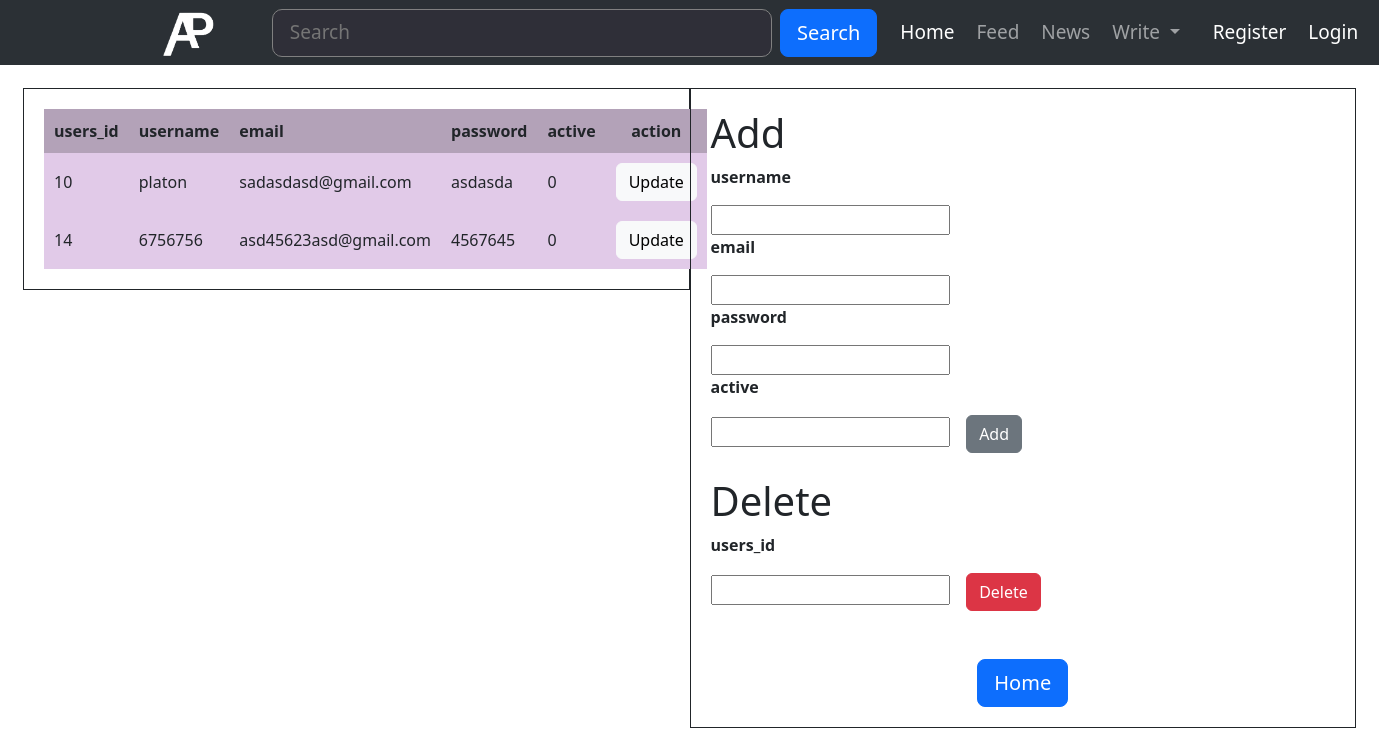
/news_portal_g1/admin_user.php, run on an earlier commit of the app's database.
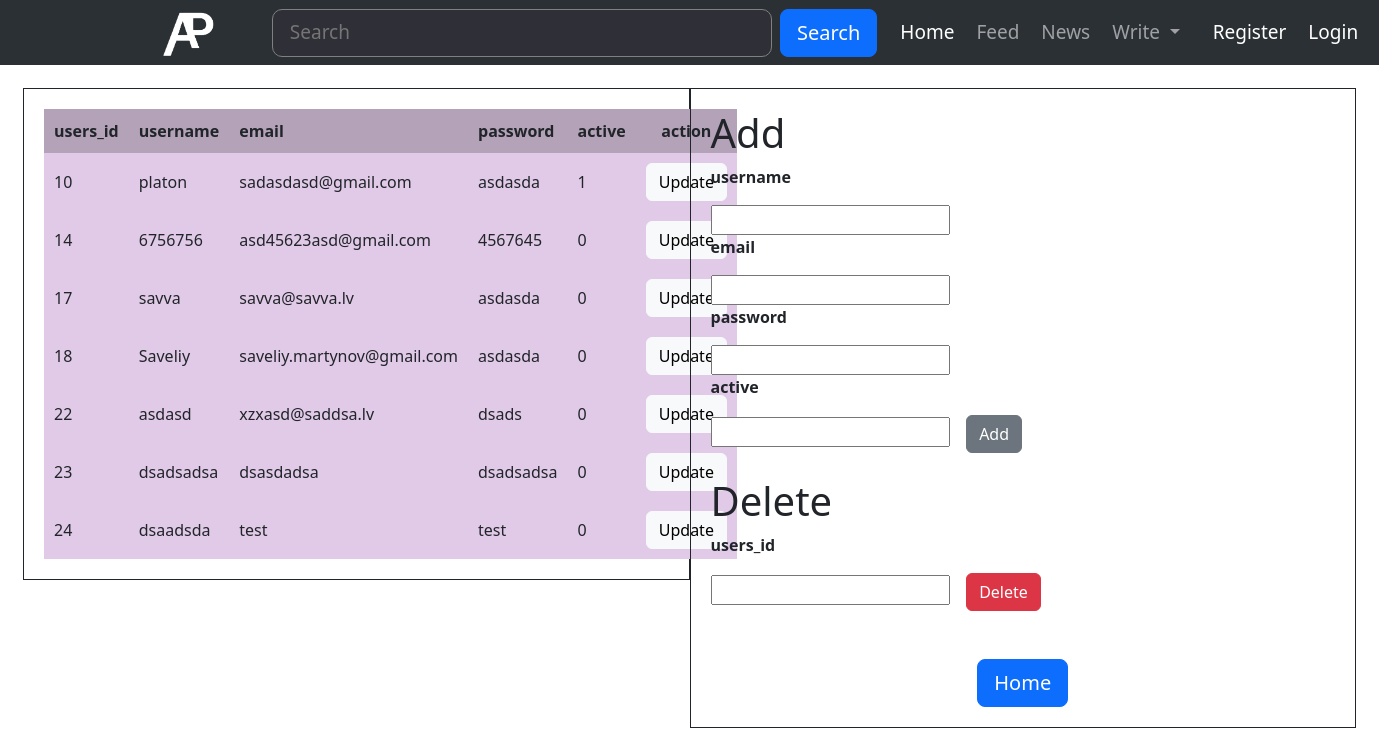
And on a later commit of the database.
### tables this page shows
CREATE TABLE `users` (
  `users_id` int(11) NOT NULL,
  `username` varchar(255) NOT NULL,
  `email` varchar(255) NOT NULL,
  `password` varchar(255) NOT NULL,
  `active` int(1) NOT NULL
);

### news_portal_g1/admin_user.php (the view, shortened to what this page needs)
<?php
    $servername = "localhost";
    $database = "news_portal";
    $username = "root";
    $password = "";
    $conn = mysqli_connect($servername, $username, $password, $database);
?>
<!doctype html>
<html lang="en">
<head>
    <link rel ="stylesheet" href="https://cdn.jsdelivr.net/npm/bootstrap@5.3.0-alpha1/dist/css/bootstrap.min.css" rel="stylesheet">
    <link rel ="stylesheet" href="style.css">
</head>
<body>
        <nav class="padding-navbar navbar navbar-expand-lg bg-body-tertiary navbar bg-dark class-navbar" data-bs-theme="dark">
            <div class="container-fluid">
            <a href="#"><img class="navbar-brand" src="/news_portal_g1/img/ap-logo.png" width="100px" alt=""></a>
                <form class="d-flex" role="search">
                <input class="form-control-header me-2" type="search" placeholder="   Search" aria-label="Search">
                <button class=" btn btn-lg btn-primary border-radiuss-10" type="submit">Search</button>
                </form>
            </div>
            <ul class="navbar-nav me-auto my-2 my-lg-0 navbar-nav-scroll " style="--bs-scroll-height: 100px;">
                <li class="nav-item">
                    <a class="nav-link active" aria-current="page" href="home.php">Home</a>
                </li>
                <li class="nav-item">
                    <a class="nav-link" href="#">Feed</a>
                </li>
                <li class="nav-item">
                    <a class="nav-link" href="#">News</a>
                    </li>
                <li class="nav-item dropdown">
                    <a class="btn btn-primary nav-link dropdown-toggle" href="#" role="button"
                    data-bs-toggle="dropdown" aria-expanded="false">
                    Write
                    </a>
                </li>
            <li class="menu-member">
                <?php
                    if(isset($_SESSION["username"]))
                    {
                ?>
                    <li><a href="profile.php" class=" border nav-link border border-white rounded  css-test" href="index.php"><?php echo $_SESSION['username']; ?></a></li>
                    <li><a href="logout.php" class="nav-link">Logout</a></li>
                <?php
                    }
                    else
                    {
                ?>
                    <li><a href="index.php" class="nav-link active">&nbspRegister</a></li>
                    <li><a href="login.php" class="nav-link active">Login</a></li>
                <?php
                    }
                ?>
            </li>
                </ul>
        </nav>
    <div class="float-container">
<div class="float-child">
  <table>
        <tr>
            <th>users_id</th>
            <th>username</th>
            <th>email</th>
            <th>password</th>
            <th>active</th>
            <th><center>action</center></th>
        </tr>
            <?php
            $users = mysqli_query($conn,"SELECT * FROM `users`");
            $users=mysqli_fetch_all($users);
        foreach ($users as $user)
        {
        echo '
        <tr>
            <td>' .$user[0]  . '</td>
            <td>' .$user[1]  . '</td>
            <td>' .$user[2]  . '</td>
            <td>' .$user[3]  . '</td>
            <td>' .$user[4]  . '</td>
            <td><a class="btn btn-light" href="update_user.php?k_id='.$user[0] .'">Update</a> </td>
        </tr>
        ';
        }
            ?>
        </table>
</div>
<div class="float-child">
  <h1>Add</h1>
        <form action="add_user.php" method="post" enctype="multipart/form-data">
            <p><b>username</b></p>
            <input type="text" name="name">
            <p><b>email</b></p>
            <input type="email" name="email">
            <p><b>password</b></p>
            <input type="password" name="password">
            <p><b>active</b></p>
            <input type="text" name="active">&nbsp&nbsp&nbsp
            <button type="submit" class="btn btn-secondary">Add</button>
        </form><br>
        <h1>Delete</h1>
        <form action="delete_user.php" method="post" enctype="multipart/form-data">
            <p><b>users_id</b></p>
            <input type="text" name="id">&nbsp&nbsp&nbsp
            <button type="submit" class="btn btn-danger">Delete </button><br><br><br>
        </form>
        <?php
        echo "<center><a href='home.php' class='btn btn-lg btn-primary'> Home </a></center>";
        ?>
  </div>
</div>
</body>
</html>

### news_portal_g1/admin_user.php (style rules this page uses)
th,td { padding: 10px; }
th { background: #b3a2b8; }
td { background: #e1cae8; }
button { padding: 10px; background: #e3e3e3; border: unset; cursor: pointer; }
li { margin:3px; }
.padding-navbar { padding-left: 8rem; padding-right: 8rem; }
.class-navbar { height: 65px; font-size: 19px; }
.form-control-header { width: 500px; border-radius: 10px; background-color: rgb(47, 47, 56); color: rgb(219, 219, 219); border-width: 1px; border-style:solid; border-color: gray; }
.float-container { border: 3px solid #fff; padding: 20px; }
.float-child { width: 50%; float: left; padding: 20px; border: 1px solid; }

What changed in the data, as far as the page shows it:
changed users "platon": active "0" → "1"
added users: users_id "17", username "savva", email "savva@savva.lv", password "asdasda", active "0"
added users: users_id "18", username "Saveliy", email "saveliy.martynov@gmail.com", password "asdasda", active "0"
added users: users_id "22", username "asdasd", email "xzxasd@saddsa.lv", password "dsads", active "0"
added users: users_id "23", username "dsadsadsa", email "dsasdadsa", password "dsadsadsa", active "0"
added users: users_id "24", username "dsaadsda", email "test", password "test", active "0"
